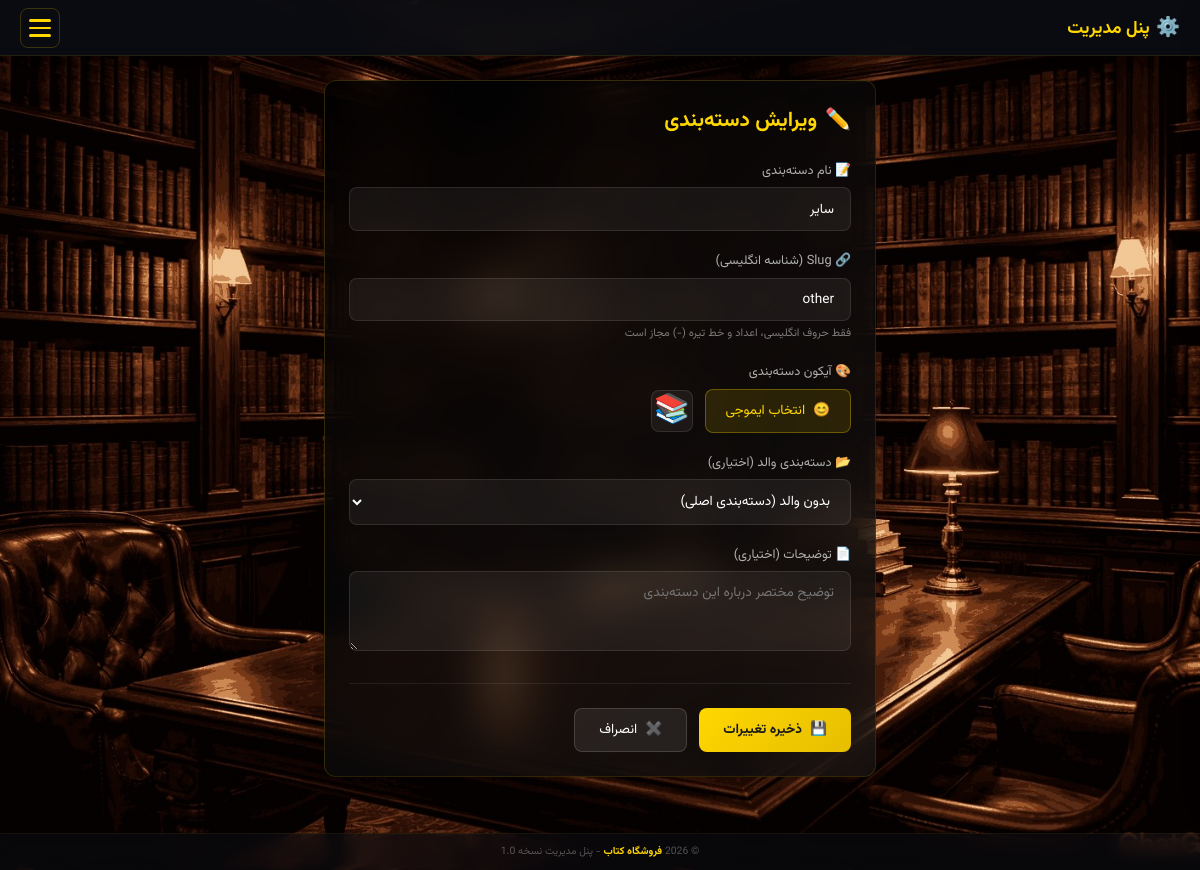
Screenshot of /admin/edit_category.php?id=5 (signed in) with the database file from the repository.
### tables this page shows
CREATE TABLE `categories` (
  `category_id` int(11) NOT NULL,
  `category_name` varchar(50) NOT NULL,
  `category_slug` varchar(50) NOT NULL,
  `category_icon` varchar(50) DEFAULT NULL,
  `category_description` text DEFAULT NULL,
  `parent_id` int(11) DEFAULT NULL,
  `created_at` timestamp NOT NULL DEFAULT current_timestamp()
);

### admin/edit_category.php (the view, shortened to what this page needs)
<?php
include '../database/config.php';
$category_id = intval($_GET['id']);
$stmt = $conn->prepare("SELECT * FROM categories WHERE category_id = ?");
$stmt->bind_param('i', $category_id);
$stmt->execute();
$result = $stmt->get_result();
$category = $result->fetch_assoc();
?>
<link rel="stylesheet" href="../static/css/edit_category.css">
<div class="main-container">
    <div class="form-container">
        <h2 class="form-title">
            <span>✏️</span>
            ویرایش دسته‌بندی
        </h2>
        <form method="POST" id="categoryForm">
            <div class="form-group">
                <label class="form-label">📝 نام دسته‌بندی</label>
                <input type="text" name="category_name" class="form-input" placeholder="مثال: رمان" required value="<?= htmlspecialchars($category['category_name']) ?>">
            </div>
            <div class="form-group">
                <label class="form-label">🔗 Slug (شناسه انگلیسی)</label>
                <input type="text" name="category_slug" class="form-input" placeholder="مثال: novel" value="<?= htmlspecialchars($category['category_slug']) ?>">
                <div style="font-size: 0.7rem; color: var(--text-muted); margin-top: 0.25rem;">
                    فقط حروف انگلیسی، اعداد و خط تیره (-) مجاز است
                </div>
            </div>
            <div class="form-group">
                <label class="form-label">🎨 آیکون دسته‌بندی</label>
                <div class="icon-picker-container">
                    <button type="button" class="icon-picker-btn" id="openEmojiPicker">
                        <span>😊</span>
                        <span>انتخاب ایموجی</span>
                    </button>
                    <div class="selected-icon-preview" id="iconPreview"><?= htmlspecialchars($category['category_icon'] ?? '📁') ?></div>
                </div>
            </div>
            <div class="form-group">
                <label class="form-label">📂 دسته‌بندی والد (اختیاری)</label>
                <select name="parent_id" class="form-select">
                    <option value="">بدون والد (دسته‌بندی اصلی)</option>
                </select>
            </div>
            <div class="form-group">
                <label class="form-label">📄 توضیحات (اختیاری)</label>
                <textarea name="category_description" class="form-textarea" placeholder="توضیح مختصر درباره این دسته‌بندی"><?= htmlspecialchars($category['category_description'] ?? '') ?></textarea>
            </div>
            <div class="form-actions">
                <button type="submit" class="btn-submit">
                    <span>💾</span> ذخیره تغییرات
                </button>
                <a href="list_categories.php" class="btn-cancel">
                    <span>✖️</span> انصراف
                </a>
            </div>
        </form>
    </div>
</div>
<?php
include '../includes/header-admin.php';
?>

### static/css/header-admin.css (style rules this page uses)
* { margin: 0; padding: 0; box-sizing: border-box; }
:root { --primary: #ffd700; --primary-dark: #e6be00; --bg-header: rgba(10, 12, 18, 0.94); --bg-drawer: rgba(15, 18, 25, 0.98); --bg-hover: rgba(255, 215, 0, 0.08); --bg-active: rgba(255, 215, 0, 0.12); --text-primary: #ffffff; --text-secondary: rgba(255, 255, 255, 0.75); --text-muted: rgba(255, 255, 255, 0.45); --border-light: rgba(255, 215, 0, 0.1); --danger: #ef4444; --success: #22c55e; }
body { font-family: "Vazirmatn", system-ui, sans-serif; background-image: url("/new-web/static/images/background.jpg"); background-attachment: fixed; background-size: cover; background-position: center; font-size: 14px; min-height: 100vh; display: flex; flex-direction: column; color: white; }

### static/css/edit_category.css (style rules this page uses)
:root { --primary-color: #ffd700; --primary-dark: #e6be00; --bg-dark: rgba(0, 0, 0, 0.8); --bg-medium: rgba(20, 20, 20, 0.7); --text-primary: #ffffff; --text-secondary: #b0b0b0; --border-color: rgba(255, 215, 0, 0.15); }
body { font-family: "Vazirmatn", system-ui, sans-serif; }
.main-container { max-width: 600px; margin: 1.5rem auto; padding: 0 1.5rem; }
.form-container { background: linear-gradient(135deg, var(--bg-dark), var(--bg-medium)); backdrop-filter: blur(20px); border: 1px solid var(--border-color); border-radius: 12px; padding: 1.5rem; }
.form-input::placeholder, .form-textarea::placeholder { font-family: "Vazirmatn", system-ui, sans-serif; }
.form-title { color: var(--primary-color); font-size: 1.3rem; font-weight: bold; margin-bottom: 1.5rem; display: flex; align-items: center; gap: 0.5rem; }
.form-group { margin-bottom: 1.25rem; }
.form-label { display: block; color: var(--text-secondary); font-size: 0.8rem; margin-bottom: 0.4rem; }
.form-input, .form-select, .form-textarea { width: 100%; padding: 0.65rem 1rem; background: rgba(255, 255, 255, 0.06); border: 1px solid rgba(255, 255, 255, 0.1); border-radius: 8px; color: white; font-size: 0.85rem; font-family: inherit; outline: none; transition: all 0.2s; }
.form-select option { background: #1a1a1a; }
.form-textarea { resize: vertical; min-height: 80px; }
.icon-picker-container { display: flex; align-items: center; gap: 0.75rem; }
.icon-picker-btn { display: flex; align-items: center; gap: 0.5rem; padding: 0.65rem 1.25rem; background: rgba(255, 215, 0, 0.12); border: 1px solid rgba(255, 215, 0, 0.3); border-radius: 8px; color: var(--primary-color); font-size: 0.85rem; cursor: pointer; transition: all 0.2s; white-space: nowrap; font-family: "Vazirmatn", system-ui, sans-serif; }
.selected-icon-preview { width: 42px; height: 42px; background: rgba(255, 255, 255, 0.06); border: 1px solid rgba(255, 255, 255, 0.1); border-radius: 8px; display: flex; align-items: center; justify-content: center; font-size: 1.8rem; }
.form-actions { display: flex; gap: 0.75rem; margin-top: 1.5rem; padding-top: 1.5rem; border-top: 1px solid rgba(255, 255, 255, 0.08); }
.btn-submit { background: linear-gradient( 135deg, var(--primary-color), var(--primary-dark) ); color: #1a1a1a; border: none; padding: 0.65rem 1.5rem; border-radius: 8px; font-weight: 600; font-size: 0.85rem; cursor: pointer; transition: all 0.3s; display: flex; align-items: center; gap: 0.5rem; font-family: "Vazirmatn", system-ui, sans-serif; }
.btn-cancel { background: rgba(255, 255, 255, 0.08); border: 1px solid rgba(255, 255, 255, 0.15); color: white; padding: 0.65rem 1.5rem; border-radius: 8px; text-decoration: none; font-size: 0.85rem; transition: all 0.2s; display: flex; align-items: center; gap: 0.5rem; font-family: "Vazirmatn", system-ui, sans-serif; }

### rows the page displays
categories: category_name "سایر", category_slug "other", category_icon "📚"
